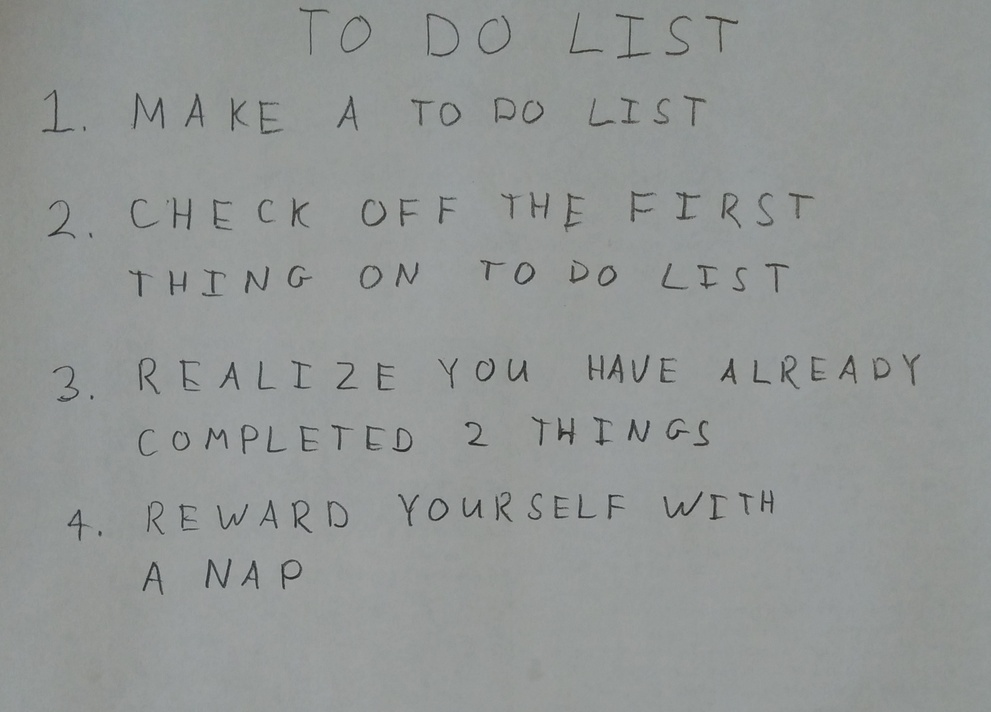
#> input picture images/01_list.jpg, 991 x 712 px, shrunk from 2270 x 1631 before the run
$ python -i findLetters.py   (imports and definitions only)   (older library calls are emulated)
#> lines starting #> are read from the running program, lines starting #| are printed output that depends on the picture; after the words box and inside, x2 and y2 are one past the last pixel; in counts of white or black regions, pixels touching at a corner belong together
import numpy as np

import skimage
import skimage.measure
import skimage.color
import skimage.restoration
import skimage.filters
import skimage.morphology
import skimage.segmentation

# takes a color image
# returns a list of bounding boxes and black_and_white image
def findLetters(image):
    bboxes = []
    bw = None
    # insert processing in here
    # one idea estimate noise -> denoise -> greyscale -> threshold -> morphology -> label -> skip small boxes
    # this can be 10 to 15 lines of code using skimage functions

    #denoise
    image = skimage.restoration.denoise_wavelet(image,multichannel=True, convert2ycbcr=True)
    #greyscale
    image = skimage.filters.gaussian(image,3.2)
    image = skimage.color.rgb2gray(image)
#> image: shape (712, 991) float64


    #threshold
    image = skimage.morphology.erosion(image)
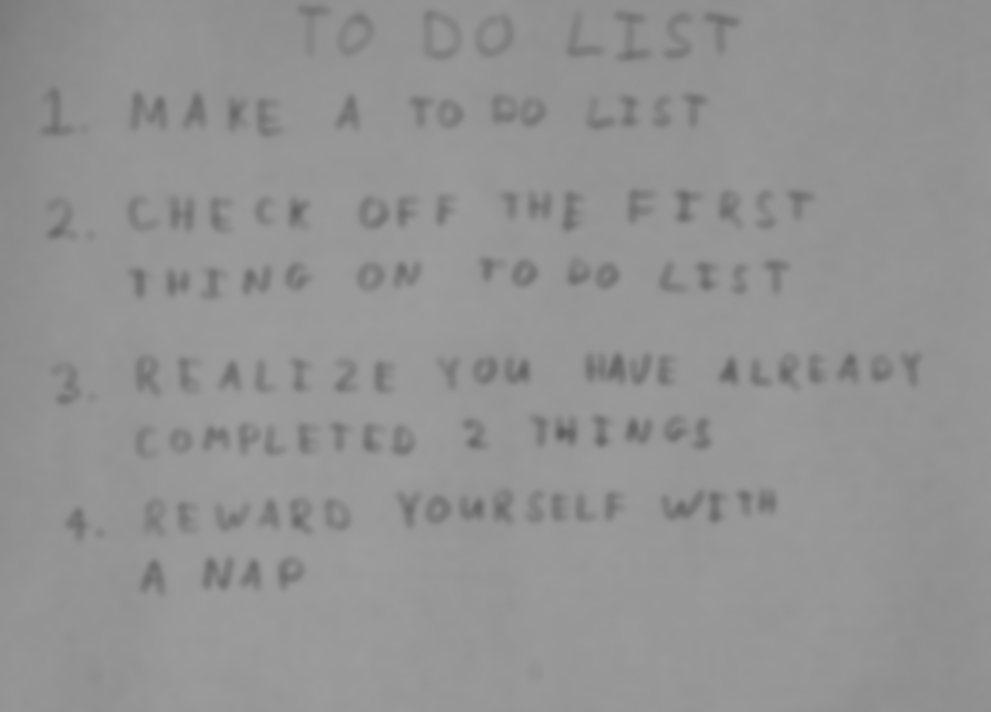
#> image: shape (712, 991) float64; min 0.373, max 0.617, mean 0.578
    threshold = skimage.filters.threshold_otsu(image)
#> threshold = 0.549
    #morphology: The morphological closing on an image is defined as a dilation followed by an erosion.
    #Closing can remove small dark spots (i.e. “pepper”) and connect small bright cracks.
    bw = skimage.morphology.closing(image>threshold,skimage.morphology.square(3))
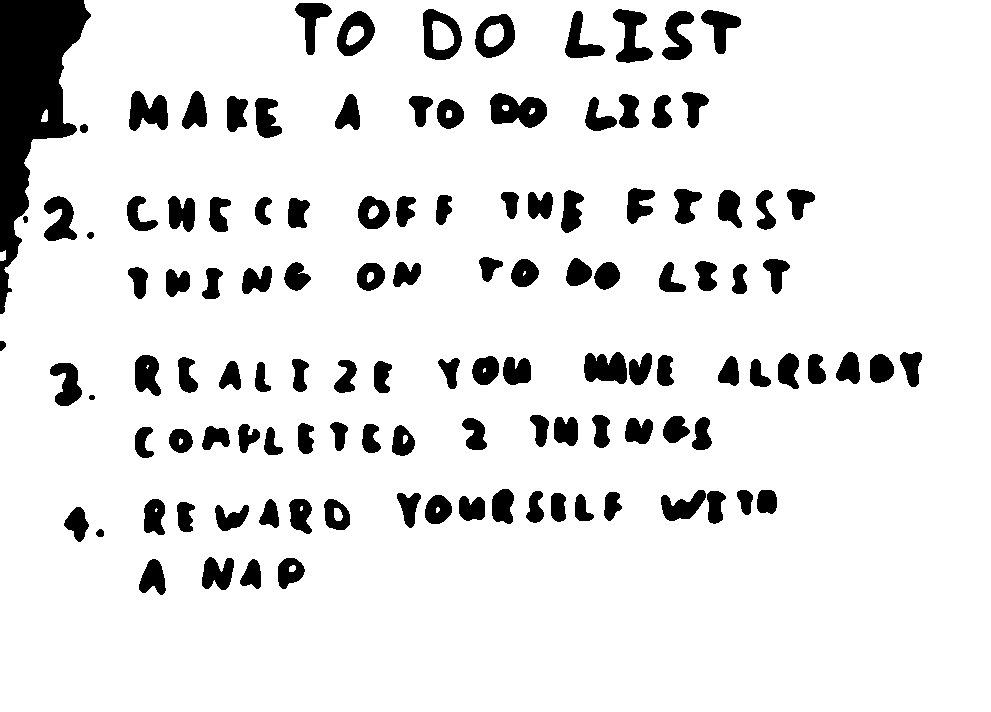
#> bw: shape (712, 991) bool; 89.4% white; 119 black regions, largest, box (x1, y1, x2, y2) and area: (0, 0, 91, 314) 12999, (490, 93, 547, 128) 1355, (613, 9, 653, 63) 1105


    bw = (bw == False)
    #remove artifacts connected to image border
    cleared = skimage.segmentation.clear_border(bw)
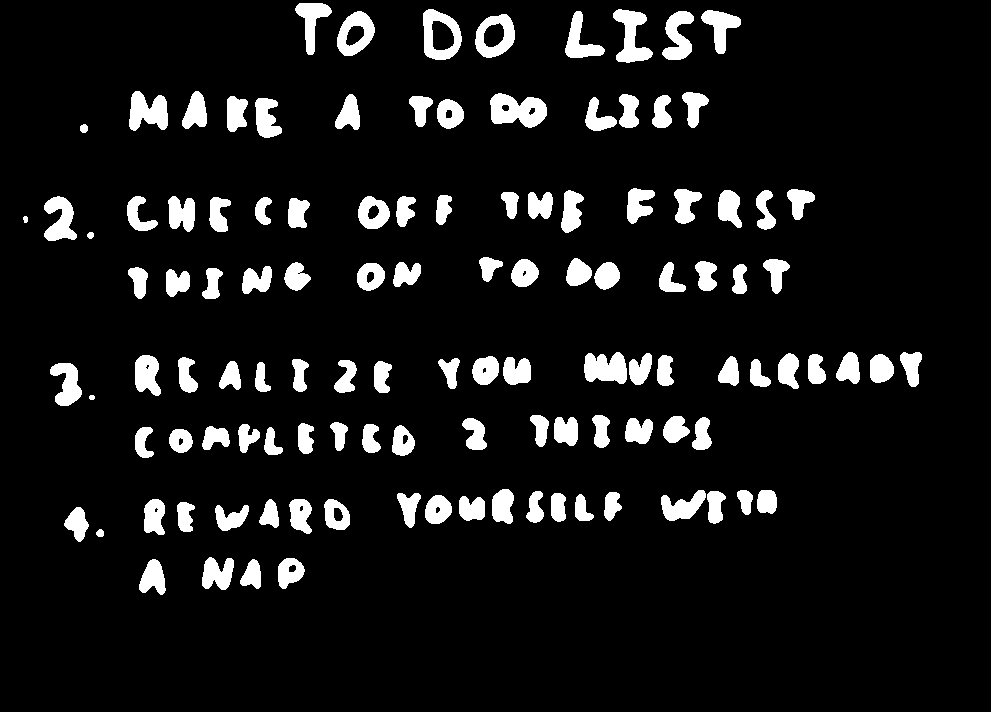
#> cleared: shape (712, 991) bool; 8.8% white; 117 white regions, largest, box (x1, y1, x2, y2) and area: (490, 93, 547, 128) 1355, (613, 9, 653, 63) 1105, (423, 9, 462, 60) 1074
    label_image = skimage.measure.label(cleared)
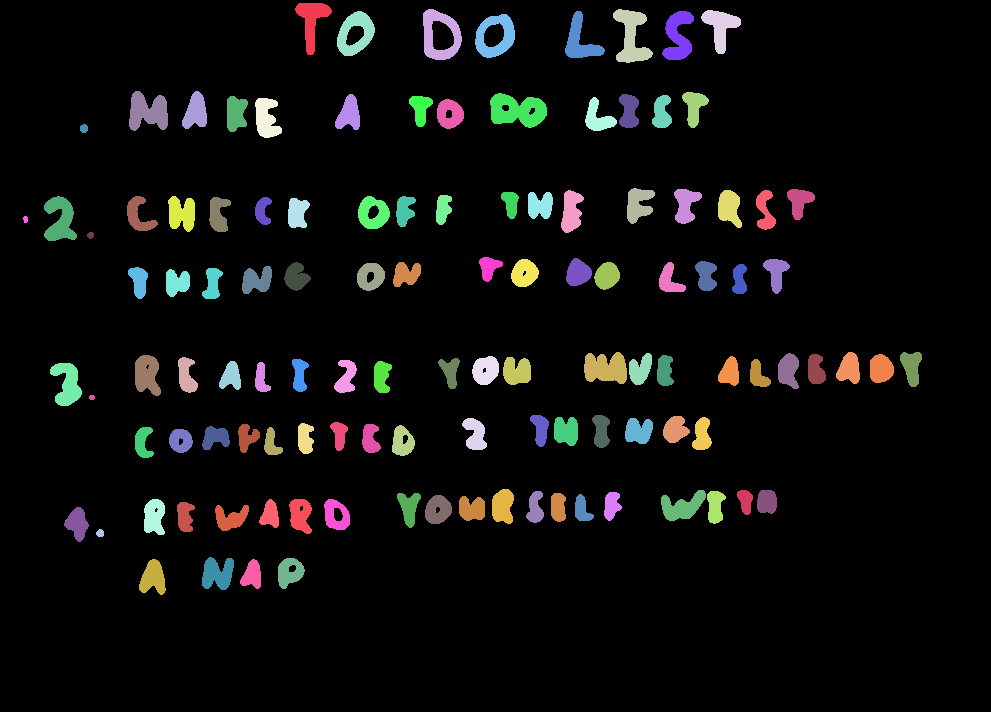
#> label_image: shape (712, 991) int32; 118 distinct labels, from 0 to 117; one colour per label, 0 black
#    image_label_overlay = skimage.color.label2rgb(label_image, image=image)
    #skip small boxes
    for region in skimage.measure.regionprops(label_image):
        if region.area > 500:
            minr, minc, maxr, maxc = region.bbox
            minr -= 3
            minc -= 3
            maxr += 3
            maxc += 3
            bboxes.append((minr, minc, maxr, maxc))
#> this loop made 117 passes
#> (minr, minc, maxr, maxc) on passes 1 to 12: (0, 292, 58, 335), (6, 420, 63, 465), (6, 610, 66, 656), (7, 698, 57, 744), (8, 334, 59, 378), (8, 562, 61, 608), (8, 659, 63, 697), (11, 472, 61, 518), (88, 126, 134, 171), (88, 179, 132, 210), (89, 679, 131, 712), (90, 487, 131, 550)
#> after the loop, bboxes = 61 items, first 6: (0, 292, 58, 335), (6, 420, 63, 465), (6, 610, 66, 656), (7, 698, 57, 744), (8, 334, 59, 378), (8, 562, 61, 608)
    bw = (bw == False)
    return bboxes, bw

>>> import cv2
>>> picture = cv2.cvtColor(cv2.imread('../images/01_list.jpg'), cv2.COLOR_BGR2RGB)
>>> result = findLetters(picture)
